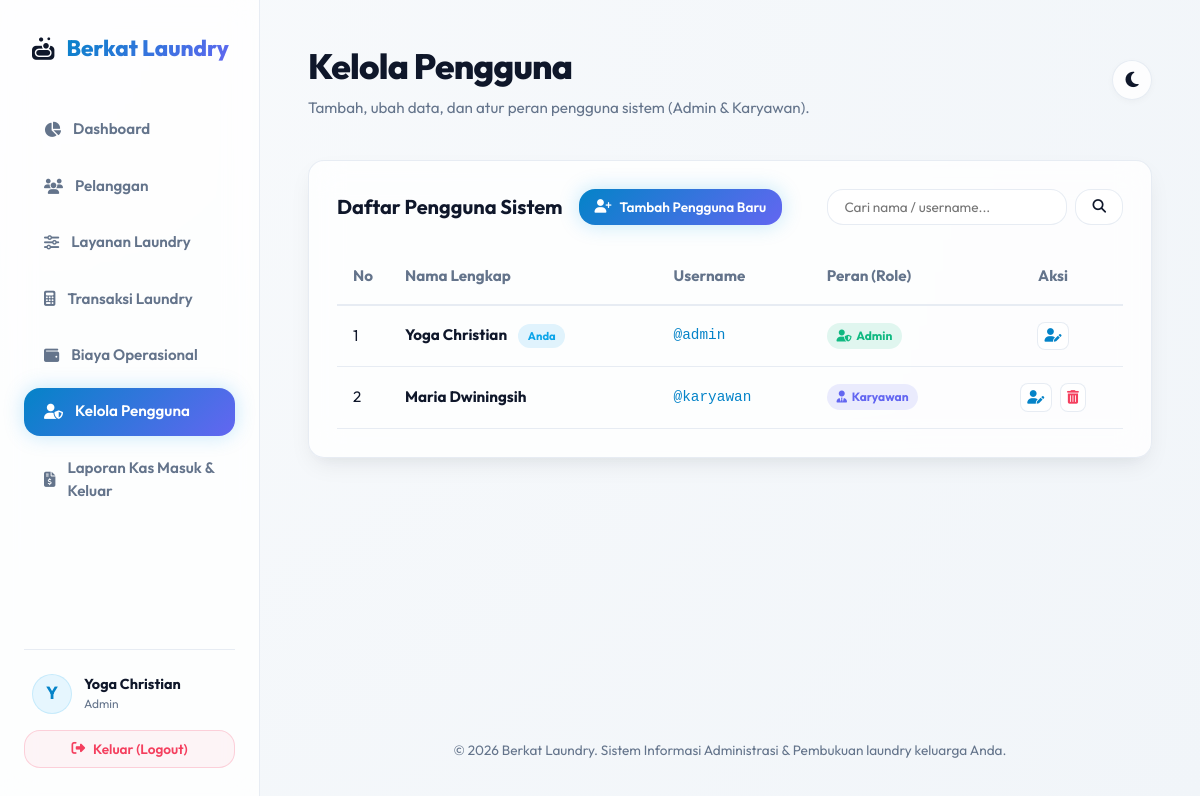
Screenshot of /pengguna.php (signed in) with the database file from the repository.
### tables this page shows
CREATE TABLE IF NOT EXISTS `users` (
    `id` INT AUTO_INCREMENT PRIMARY KEY,
    `username` VARCHAR(50) UNIQUE NOT NULL,
    `password` VARCHAR(255) NOT NULL,
    `nama` VARCHAR(100) NOT NULL,
    `role` ENUM('admin', 'karyawan') NOT NULL
);

### pengguna.php (the view, shortened to what this page needs)
<?php
require_once 'config/database.php';
require_once 'includes/header.php';
$action = $_GET['action'] ?? 'view';
$id = isset($_GET['id']) ? intval($_GET['id']) : null;
$user_data = null;
$search = $_GET['search'] ?? '';
if (!empty($search)) {
    $stmt = $pdo->prepare("SELECT * FROM users WHERE nama LIKE ? OR username LIKE ? OR role LIKE ? ORDER BY role ASC, nama ASC");
    $stmt->execute(["%$search%", "%$search%", "%$search%"]);
} else {
    $stmt = $pdo->query("SELECT * FROM users ORDER BY role ASC, nama ASC");
}
$users_list = $stmt->fetchAll();
?>
<?php if ($action === 'tambah' || $action === 'edit'): ?>
    <div class="glass-panel" style="max-width: 600px; padding: 2.5rem; margin: 0 auto;">
        <h2 style="font-size: 1.5rem; font-weight: 700; margin-bottom: 1.5rem;">
            <?php echo $action === 'tambah' ? '<i class="fa-solid fa-user-plus" style="color:var(--primary);"></i> Tambah Pengguna Baru' : '<i class="fa-solid fa-user-gear" style="color:var(--primary);"></i> Edit Data Pengguna'; ?>
        </h2>
        <form action="pengguna.php?action=<?php echo $action; ?><?php echo $id ? '&id='.$id : ''; ?>" method="POST">
            <div class="form-group">
                <label for="nama">Nama Lengkap</label>
                <input type="text" id="nama" name="nama" class="form-control" placeholder="Contoh: Yoga Christian..." required
                       value="<?php echo htmlspecialchars($user_data['nama'] ?? ''); ?>">
            </div>
            <div class="layanan-form-grid">
                <div class="form-group">
                    <label for="username">Username</label>
                    <input type="text" id="username" name="username" class="form-control" placeholder="Contoh: yoga_admin" required
                           value="<?php echo htmlspecialchars($user_data['username'] ?? ''); ?>">
                </div>
                <div class="form-group">
                    <label for="role">Peran Sistem (Role)</label>
                    <select id="role" name="role" class="form-control" required>
                        <option value="admin" <?php echo isset($user_data['role']) && $user_data['role'] === 'admin' ? 'selected' : ''; ?>>Admin (Akses Penuh)</option>
                        <option value="karyawan" <?php echo isset($user_data['role']) && $user_data['role'] === 'karyawan' ? 'selected' : ''; ?>>Karyawan (Akses Operasional)</option>
                    </select>
                </div>
            </div>
            <div class="form-group" style="margin-bottom: 2rem;">
                <label for="password">Password <?php echo $action === 'edit' ? '<span style="font-weight:400; font-size:0.85rem; color:var(--text-muted);">(Biarkan kosong jika tidak ingin mengubah password)</span>' : ''; ?></label>
                <div style="position: relative;">
                    <input type="password" id="password" name="password" class="form-control" placeholder="<?php echo $action === 'edit' ? 'Masukkan password baru (opsional)' : 'Masukkan password akun'; ?>" <?php echo $action === 'tambah' ? 'required' : ''; ?> style="padding-right: 2.75rem;">
                    <button type="button" id="toggle-password-btn" title="Lihat / Sembunyikan Password" style="position: absolute; right: 0.8rem; top: 50%; transform: translateY(-50%); background: none; border: none; color: var(--text-muted); cursor: pointer; display: flex; align-items: center; justify-content: center; font-size: 1.1rem; outline: none;">
                        <i class="fa-solid fa-eye" id="eye-icon"></i>
                    </button>
                </div>
            </div>
            <div style="display: flex; gap: 1rem;">
                <a href="pengguna.php" class="btn btn-secondary" style="flex: 1; justify-content: center;">Batal</a>
                <button type="submit" class="btn btn-primary" style="flex: 1; justify-content: center;">
                    <i class="fa-solid fa-floppy-disk"></i> Simpan Pengguna
                </button>
            </div>
        </form>
    </div>
    <script>
        const togglePasswordBtn = document.getElementById('toggle-password-btn');
        const passwordInput = document.getElementById('password');
        const eyeIcon = document.getElementById('eye-icon');
        if (togglePasswordBtn && passwordInput && eyeIcon) {
            togglePasswordBtn.addEventListener('click', () => {
                if (passwordInput.type === 'password') {
                    passwordInput.type = 'text';
                    eyeIcon.classList.remove('fa-eye');
                    eyeIcon.classList.add('fa-eye-slash');
                } else {
                    passwordInput.type = 'password';
                    eyeIcon.classList.remove('fa-eye-slash');
                    eyeIcon.classList.add('fa-eye');
                }
            });
        }
    </script>
<?php else: ?>
    <div class="glass-panel table-card">
        <div class="table-header">
            <div style="display:flex; align-items:center; gap: 1rem;">
                <h3>Daftar Pengguna Sistem</h3>
                <a href="pengguna.php?action=tambah" class="btn btn-primary" style="padding: 0.5rem 1rem; font-size: 0.85rem;">
                    <i class="fa-solid fa-user-plus"></i> Tambah Pengguna Baru
                </a>
            </div>
            <form action="pengguna.php" method="GET" style="display: flex; gap: 0.5rem;">
                <input type="text" name="search" class="form-control" style="width: 240px; padding: 0.5rem 1rem; font-size: 0.85rem;"
                       placeholder="Cari nama / username..." value="<?php echo htmlspecialchars($search); ?>">
                <button type="submit" class="btn btn-secondary" style="padding: 0.5rem 1rem; font-size: 0.85rem;">
                    <i class="fa-solid fa-search"></i>
                </button>
            </form>
        </div>
        <div style="overflow-x: auto;">
            <table>
                <thead>
                    <tr>
                        <th style="width: 50px;">No</th>
                        <th>Nama Lengkap</th>
                        <th>Username</th>
                        <th>Peran (Role)</th>
                        <th style="width: 140px; text-align: center;">Aksi</th>
                    </tr>
                </thead>
                <tbody>
                    <?php if (count($users_list) === 0): ?>
                        <tr>
                            <td colspan="5" style="text-align: center; color: var(--text-muted); padding: 2rem;">Tidak ada data pengguna ditemukan.</td>
                        </tr>
                    <?php else: ?>
                        <?php $no = 1; foreach ($users_list as $row): ?>
                            <tr>
                                <td><?php echo $no++; ?></td>
                                <td>
                                    <strong><?php echo htmlspecialchars($row['nama']); ?></strong>
                                    <?php if ($row['id'] == $_SESSION['user_id']): ?>
                                        <span class="badge badge-info" style="margin-left: 0.5rem; font-size: 0.7rem;">Anda</span>
                                    <?php endif; ?>
                                </td>
                                <td style="font-family: monospace; font-size: 0.9rem; color: var(--primary);">
                                    @<?php echo htmlspecialchars($row['username']); ?>
                                </td>
                                <td>
                                    <?php if ($row['role'] === 'admin'): ?>
                                        <span class="badge badge-success"><i class="fa-solid fa-user-shield" style="margin-right:0.3rem;"></i> Admin</span>
                                    <?php else: ?>
                                        <span class="badge badge-primary"><i class="fa-solid fa-user-tie" style="margin-right:0.3rem;"></i> Karyawan</span>
                                    <?php endif; ?>
                                </td>
                                <td style="text-align: center;">
                                    <div style="display: flex; gap: 0.5rem; justify-content: center;">
                                        <a href="pengguna.php?action=edit&id=<?php echo $row['id']; ?>" class="btn btn-secondary"
                                           style="padding: 0.4rem; font-size: 0.85rem; border-radius: var(--radius-sm);" title="Edit / Reset Password">
                                            <i class="fa-solid fa-user-pen" style="color: var(--primary);"></i>
                                        </a>
                                        <?php if ($row['id'] != $_SESSION['user_id']): ?>
                                            <a href="pengguna.php?action=hapus&id=<?php echo $row['id']; ?>" class="btn btn-secondary"
                                               style="padding: 0.4rem; font-size: 0.85rem; border-radius: var(--radius-sm);" title="Hapus Pengguna"
                                               onclick="return confirm('Apakah Anda yakin ingin menghapus pengguna ini?');">
                                                <i class="fa-solid fa-trash-can" style="color: var(--accent);"></i>
                                            </a>
                                        <?php endif; ?>
                                    </div>
                                </td>
                            </tr>
                        <?php endforeach; ?>
                    <?php endif; ?>
                </tbody>
            </table>
        </div>
    </div>
<?php endif; ?>
<?php
require_once 'includes/footer.php';
?>

### assets/css/style.css (style rules this page uses)
:root { --primary-hue: 201; --primary-sat: 96%; --primary-light: 40%; --primary: hsl(var(--primary-hue), var(--primary-sat), var(--primary-light)); --primary-hover: hsl(var(--primary-hue), var(--primary-sat), calc(var(--primary-light) - 8%)); --primary-soft: hsl(var(--primary-hue), var(--primary-sat), 95%); --secondary: #6366f1; --secondary-hover: #4f46e5; --accent: #f43f5e; --success: #10b981; --warning: #f59e0b; --info: #0ea5e9; --bg-app: radial-gradient(circle at top left, #f8fafc, #f1f5f9); --bg-card: rgba(255, 255, 255, 0.8); --bg-card-hover: rgba(255, 255, 255, 0.95); --border-color: rgba(226, 232, 240, 0.8); --text-main: #0f172a; --text-muted: #64748b; --text-inverse: #ffffff; --shadow-sm: 0 2px 8px -2px rgba(15, 23, 42, 0.05); --shadow-md: 0 10px 25px -5px rgba(15, 23, 42, 0.08), 0 8px 16px -6px rgba(15, 23, 42, 0.04); --shadow-lg: 0 20px 40px -15px rgba(15, 23, 42, 0.12); --shadow-glow: 0 0 20px 0 rgba(14, 165, 233, 0.25); --radius-sm: 8px; --radius-md: 16px; --radius-lg: 24px; --radius-full: 9999px; --blur: blur(16px); --transition-fast: 0.2s cubic-bezier(0.4, 0, 0.2, 1); --transition-normal: 0.3s cubic-bezier(0.4, 0, 0.2, 1); }
* { box-sizing: border-box; margin: 0; padding: 0; }
body { font-family: 'Outfit', -apple-system, BlinkMacSystemFont, "Segoe UI", Roboto, sans-serif; background: var(--bg-app); color: var(--text-main); min-height: 100vh; line-height: 1.5; transition: background var(--transition-normal), color var(--transition-normal); overflow-x: hidden; }
.glass-panel { background: var(--bg-card); backdrop-filter: var(--blur); -webkit-backdrop-filter: var(--blur); border: 1px solid var(--border-color); border-radius: var(--radius-md); box-shadow: var(--shadow-md); transition: transform var(--transition-fast), box-shadow var(--transition-fast), background var(--transition-normal), border var(--transition-normal); }
.form-control { width: 100%; padding: 0.8rem 1.1rem; font-family: inherit; font-size: 0.95rem; color: var(--text-main); background: var(--bg-card); border: 1px solid var(--border-color); border-radius: var(--radius-md); outline: none; transition: all var(--transition-fast); }
.btn { display: inline-flex; align-items: center; gap: 0.5rem; padding: 0.75rem 1.5rem; font-size: 0.95rem; font-weight: 600; border-radius: var(--radius-md); cursor: pointer; transition: all var(--transition-fast); border: none; text-decoration: none; font-family: inherit; }
.btn-primary { background: linear-gradient(135deg, var(--primary), var(--secondary)); color: #fff; box-shadow: var(--shadow-glow); }
.btn-secondary { background: var(--bg-card); border: 1px solid var(--border-color); color: var(--text-main); }
.table-card { padding: 1.75rem; margin-bottom: 2rem; }
.table-header { display: flex; justify-content: space-between; align-items: center; margin-bottom: 1.5rem; }
.table-header h3 { font-size: 1.25rem; font-weight: 700; }
table { width: 100%; border-collapse: collapse; text-align: left; }
th, td { padding: 1rem; border-bottom: 1px solid var(--border-color); font-size: 0.95rem; }
th { font-weight: 700; color: var(--text-muted); background: rgba(var(--primary-hue), var(--primary-sat), 97%); border-bottom: 2px solid var(--border-color); }
.badge { display: inline-flex; align-items: center; padding: 0.25rem 0.6rem; font-size: 0.75rem; font-weight: 700; border-radius: var(--radius-full); }
.badge-info { background: rgba(14, 165, 233, 0.12); color: var(--info); }
.badge-primary { background: rgba(99, 102, 241, 0.12); color: var(--secondary); }
.badge-success { background: rgba(16, 185, 129, 0.12); color: var(--success); }

### rows the page displays
users: nama "Yoga Christian", shows "Anda", username "admin", role "admin" (drawn)
users: nama "Maria Dwiningsih", username "karyawan", role "karyawan" (drawn)

### other values shown
substr($user_name, 0, 1) "Y"
$user_name "Yoga Christian"
$user_role "Admin"
$page_title "Kelola Pengguna"
$page_subtitle "Tambah, ubah data, dan atur peran pengguna sistem (Admin & Karyawan)."
